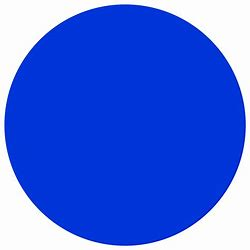
#> input picture circulo.jpg, 250 x 250 px
$ python renormaliza.py
#> lines starting #> are read from the running program, lines starting #| are printed output that depends on the picture
import numpy as np
from PIL import Image
from tkinter import filedialog
import tkinter as tk

def obter_caminho_arquivo():
    root = tk.Tk()
    root.withdraw()
    caminho_arquivo = filedialog.askopenfilename()
#> the answer given: circulo.jpg
#> in main, imagem is the input picture: PIL image 250x250 RGB; mean R, G, B 67.8, 105.4, 224.7
    return caminho_arquivo

def tratar_imagem(imagem):
    imagem_cinza = imagem.convert('L')
    largura, altura = imagem_cinza.size
#> largura = 250; altura = 250
    menor_dimensao = min(largura, altura)
#> menor_dimensao = 250
    esquerda = (largura - menor_dimensao) // 2
#> esquerda = 0
    superior = (altura - menor_dimensao) // 2
#> superior = 0
    direita = esquerda + menor_dimensao
#> direita = 250
    inferior = superior + menor_dimensao
#> inferior = 250
    imagem_cortada = imagem_cinza.crop((esquerda, superior, direita, inferior))
    return imagem_cortada

def diagonalizar_matriz(imagem_cortada,numero_valores_selecionados):
#> called with numero_valores_selecionados = 30
    matriz_pixels = np.array(imagem_cortada, dtype=float)
    U, S, Vt = np.linalg.svd(matriz_pixels, full_matrices=False)
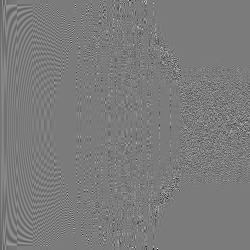
#> U: shape (250, 250) float64; min -0.68, max 0.722, mean -0.000113; drawn with min black and max white
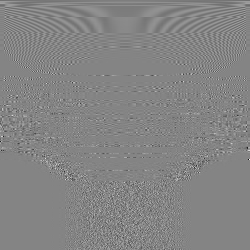
#> Vt: shape (250, 250) float64; min -0.732, max 0.677, mean -0.000318; drawn with min black and max white
#> S = 250 values, max 32075.8 at index 0, min 2.94e-12 at index 249, mean 366.2
    Sigma = np.zeros((matriz_pixels.shape[0],matriz_pixels.shape[1]))
    Sigma[:matriz_pixels.shape[0], :matriz_pixels.shape[0]] = np.diag(S)
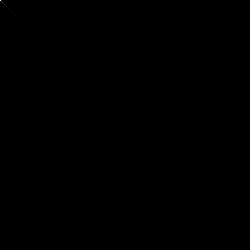
#> Sigma: shape (250, 250) float64; min 0, max 32075.8, mean 1.5; drawn with min black and max white

    Sigma = Sigma[:,:numero_valores_selecionados]
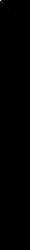
#> Sigma: shape (250, 30) float64; min 0, max 32075.8, mean 10.5; drawn with min black and max white
    Vt = Vt[:numero_valores_selecionados,:]
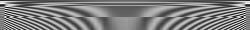
#> Vt: shape (30, 250) float64; min -0.169, max 0.169, mean -0.00265; drawn with min black and max white

    return U, Sigma, Vt

def main():
    caminho_arquivo = obter_caminho_arquivo()

    if not caminho_arquivo:
        print("Nenhum arquivo selecionado. Encerrando o programa.")
        return

    imagem = Image.open(caminho_arquivo)
    imagem.show(title="Imagem Original")

    imagem_cortada = tratar_imagem(imagem)
    imagem_cortada.show(title="Imagem Cortada")
    imagem_cortada_array = np.array(imagem_cortada)

    numero_valores_selecionados = 30
    U, Sigma, Vt = diagonalizar_matriz(imagem_cortada,numero_valores_selecionados)


    imagem_reconstruida = U.dot(Sigma.dot(Vt))
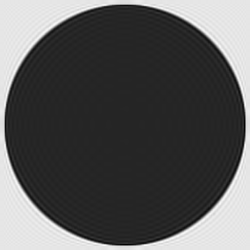
#> imagem_reconstruida: shape (250, 250) float64; min 16.08, max 278.5, mean 107.7; drawn with min black and max white
    imagem_reconstruida = Image.fromarray(imagem_reconstruida.astype(np.uint8))
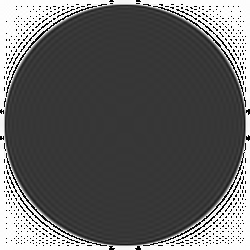
#> imagem_reconstruida: PIL image 250x250 L; min 0, max 255, mean 96.3

    imagem_reconstruida.show(title="Imagem Reconstruída")

    print("Dimensões da imagem cortada:", imagem_cortada_array.shape)
#| Dimensões da imagem cortada: (250, 250)
    print("Dimensões de U:", U.shape)
#| Dimensões de U: (250, 250)
    print("Dimensões de Sigma:", Sigma.shape)
#| Dimensões de Sigma: (250, 30)
    print("Dimensões de Vt:", Vt.shape)
#| Dimensões de Vt: (30, 250)
    print("Dimensões da reconstrução:", np.array(imagem_reconstruida).shape)
#| Dimensões da reconstrução: (250, 250)

if __name__ == "__main__":
    main()
